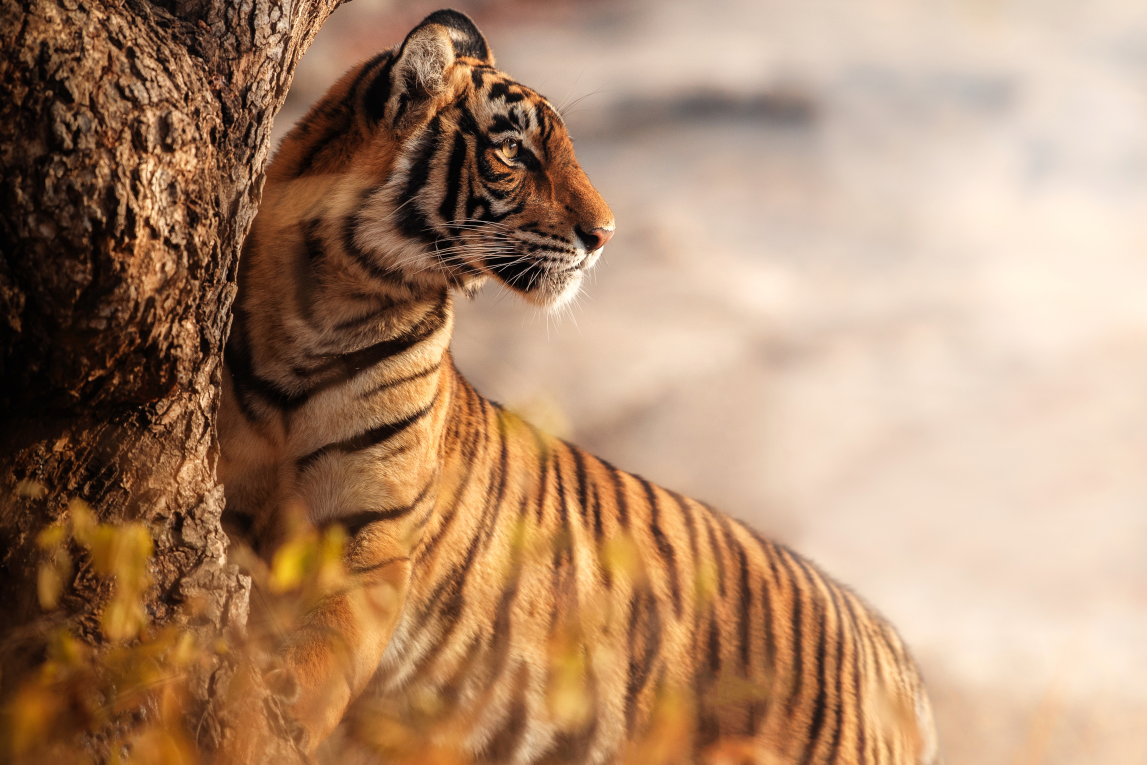
#> input picture Practi #1/Tiger.jpg, 3439 x 2293 px, given in place of Tiger.png, which was not available (shown at 1/3 size)
$ python 'Solucion#3A.py'
#> lines starting #> are read from the running program, lines starting #| are printed output that depends on the picture; pictures that were not available may be replaced by others from this repository, and a replacement may not be noted
import cv2 as cv
import numpy as np


img=cv.imread("Tiger.png",0)
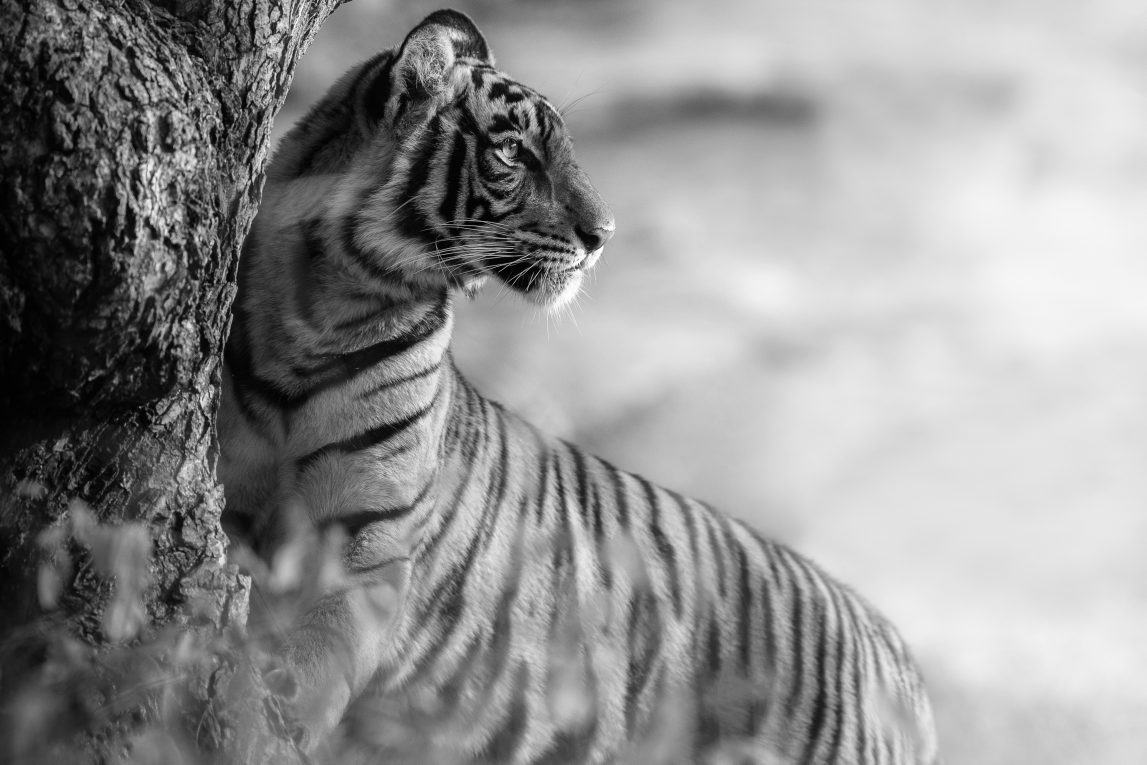
#> img: shape (2293, 3439) (shown at 1/3 size); min 0, max 255, mean 145.3
rows,cols=img.shape;Un=cv.getRotationMatrix2D(((cols-1)/2.0,(rows-1)/2.0),10,1)
#> after `rows, cols = img.shape`: rows = 2293; cols = 3439
img_mod=cv.warpAffine(img,Un,(cols,rows))
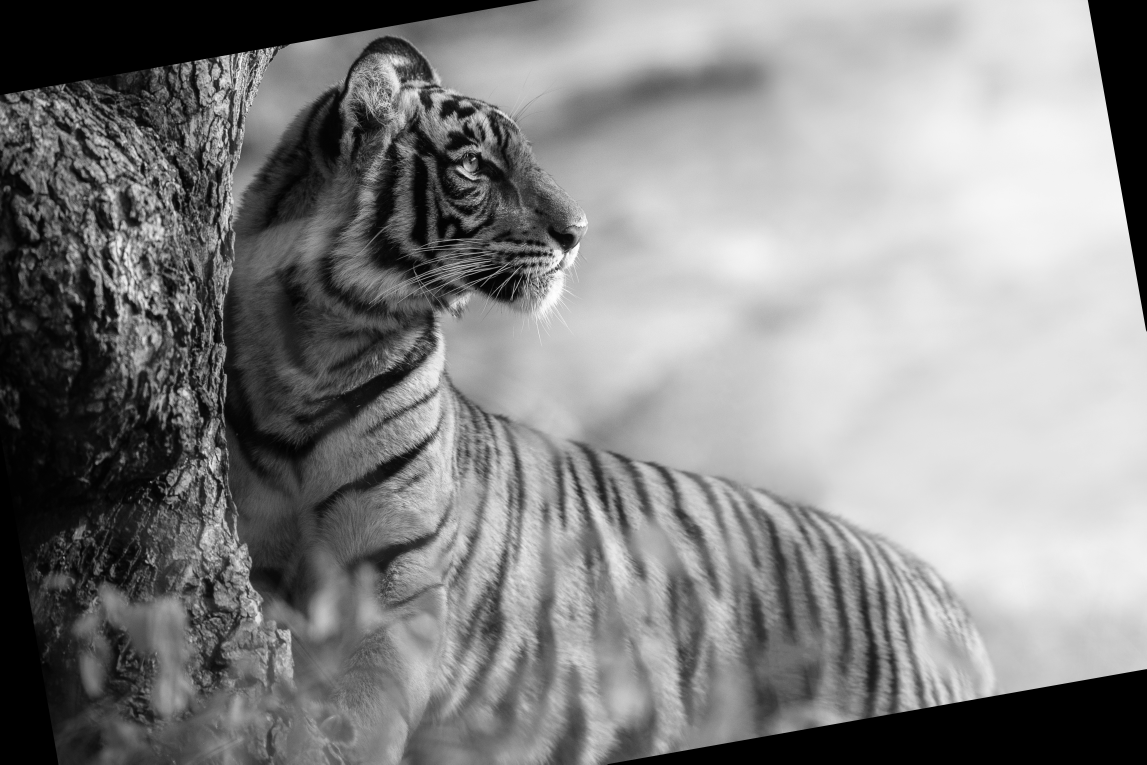
#> img_mod: shape (2293, 3439) (shown at 1/3 size); min 0, max 255, mean 133.4

width=700; height=450;medidas=(width,height);imag4=cv.resize(img_mod,medidas,interpolation=cv.INTER_AREA)
#> after `imag4 = cv.resize(img_mod, medidas, interpolation=cv.INTER_AREA)`:
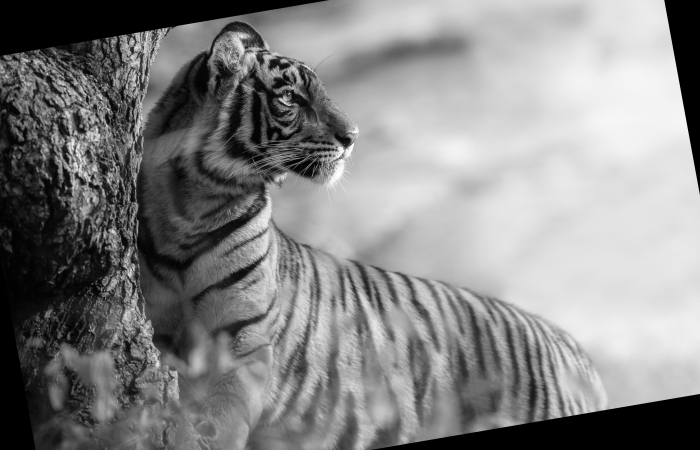
#> imag4: shape (450, 700); min 0, max 254, mean 133.4


cv.imshow("img",imag4)
cv.waitKey(0)


img=cv.imread("Tiger.png",0)
Ti=np.float32([[1,0.5,0],[0.5,1,0],[0,0,1]])
rows,cols=img.shape;Yt=cv.warpPerspective(imag4,Ti,(int(cols*1.5),int(rows*1.5)))
#> after `Yt = cv.warpPerspective(imag4, Ti, (int(cols * 1.5), int(rows * 1.5)))`:
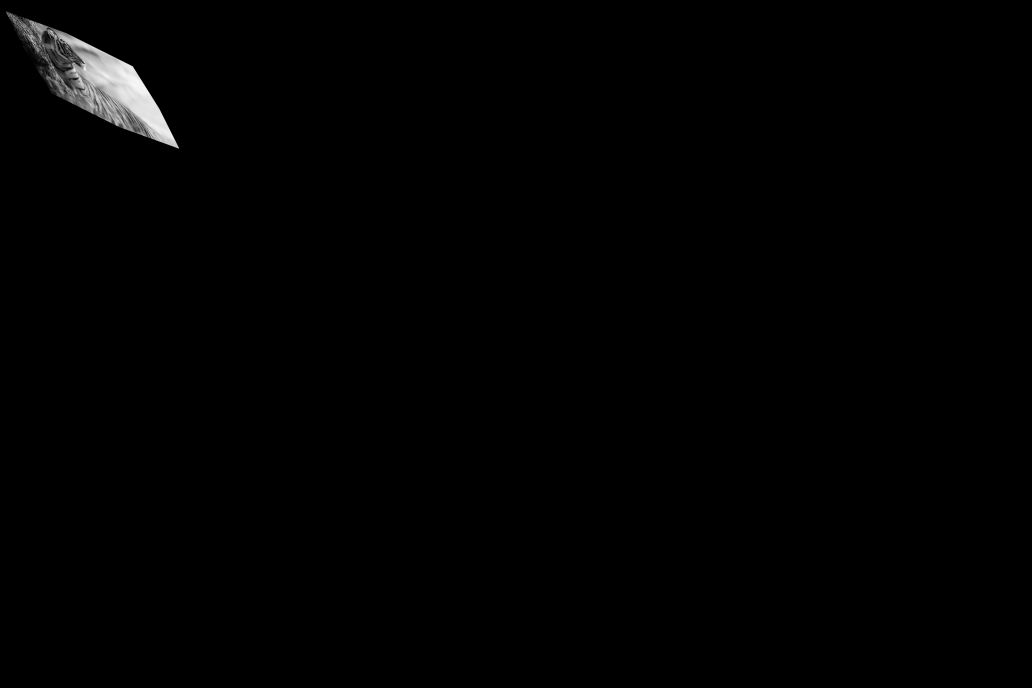
#> Yt: shape (3439, 5158) (shown at 1/5 size); min 0, max 254, mean 1.8

cv.imshow("img3",Yt)
cv.waitKey(0)


Te=np.float32([[1,0,50],[0,1,50]])
Ru=cv.warpAffine(Yt,Te,(cols,rows))
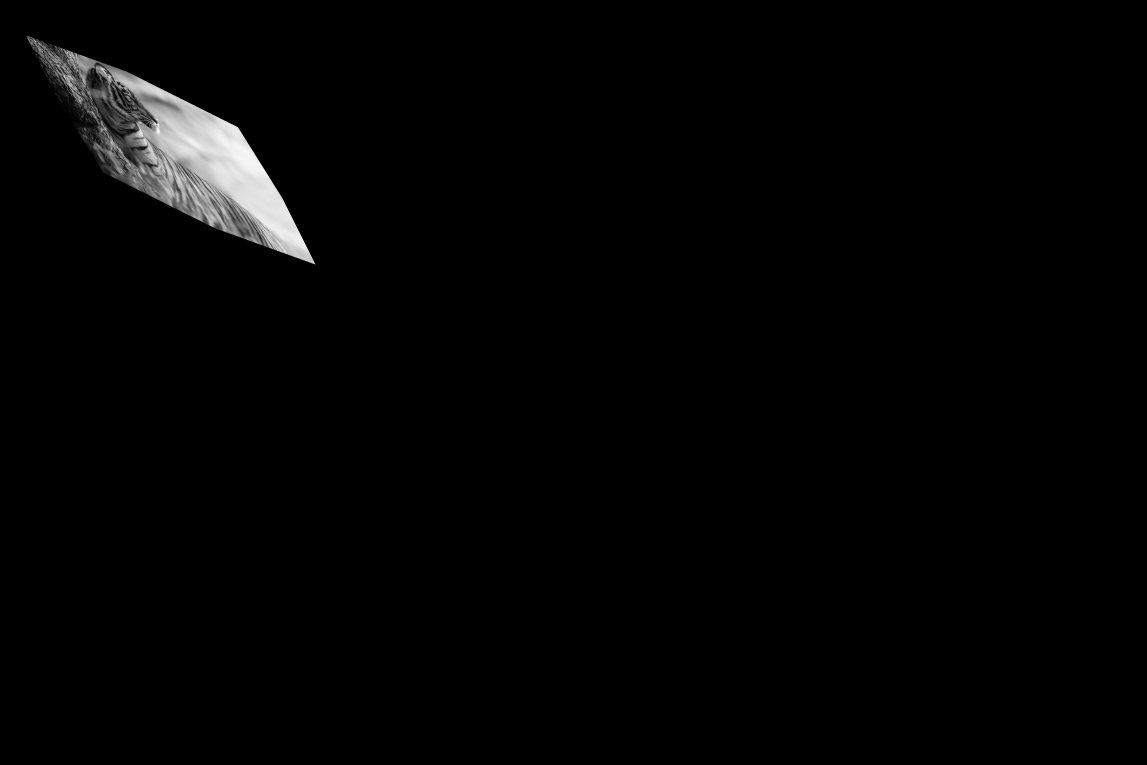
#> Ru: shape (2293, 3439) (shown at 1/3 size); min 0, max 254, mean 4
cv.imshow("img2",Ru)
cv.waitKey(0)
